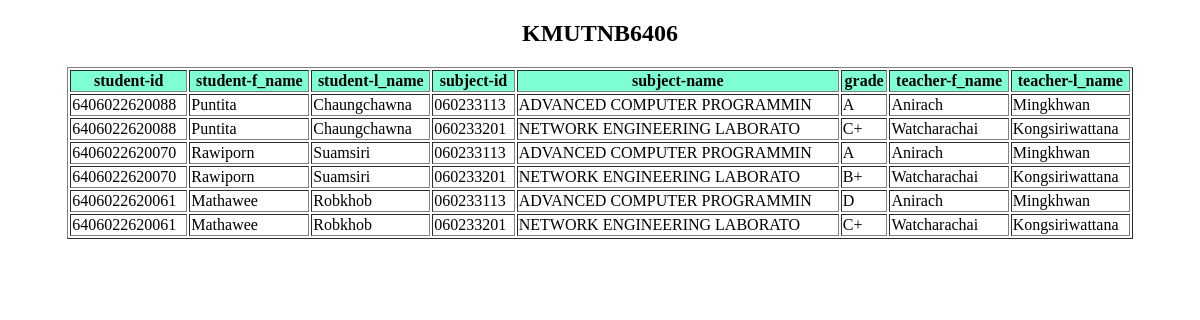
The app's page /, older data.
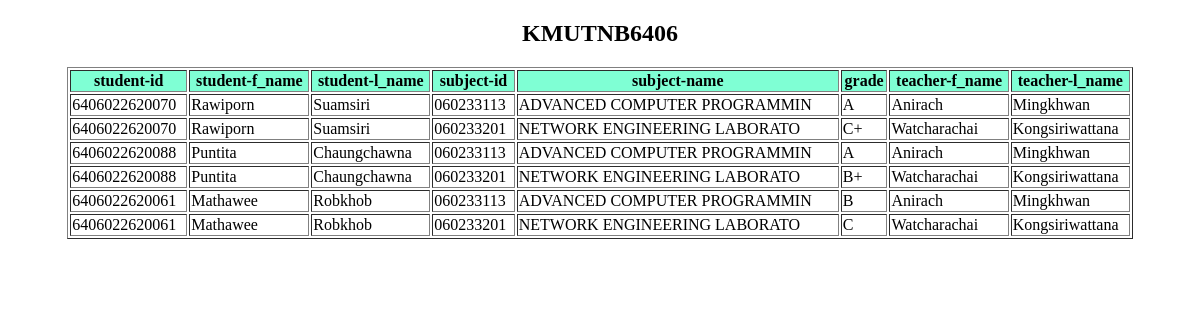
The same page, newer data.
### tables this page shows
CREATE TABLE "Registration" (
	id INTEGER NOT NULL, 
	student_id VARCHAR(13), 
	subject_id VARCHAR(15) NOT NULL, 
	year VARCHAR(4) NOT NULL, 
	semester VARCHAR(1) NOT NULL, 
	grade VARCHAR(2), 
	PRIMARY KEY (id)
);

CREATE TABLE "Students" (
	student_id VARCHAR(13), 
	f_name VARCHAR(30) NOT NULL, 
	l_name VARCHAR(30) NOT NULL, 
	e_mail VARCHAR(50) NOT NULL, 
	PRIMARY KEY (student_id)
);

CREATE TABLE "Subjects" (
	subject_id VARCHAR(15) NOT NULL, 
	subject_name VARCHAR(50) NOT NULL, 
	credit INTEGER NOT NULL, 
	teacher_id VARCHAR(3) NOT NULL, 
	PRIMARY KEY (subject_id)
);

CREATE TABLE "Teachers" (
	teacher_id VARCHAR(3), 
	f_name VARCHAR(50), 
	l_name VARCHAR(30), 
	e_mail VARCHAR(50), 
	PRIMARY KEY (teacher_id)
);

### FLASK.py (the view)
@app.route("/")
def index():
    c = sqlite3.connect('HW1.sqlite3')
    cur = c.cursor()
    cur.execute("SELECT Students.student_id , Students.f_name ,Students.l_name\
        , Subjects.subject_id , Subjects.subject_name\
        ,Registration.grade , Teachers.f_name , Teachers.l_name from Students\
        JOIN Registration\
        on Students.student_id = Registration.student_id\
        JOIN Subjects\
        on Registration.subject_id = Subjects.subject_id\
        JOIN Teachers\
        on Subjects.teacher_id = Teachers.teacher_id\
        ;")
    test = cur.fetchall()
    return render_template("index.html", test=test)

### templates/index.html (shortened to what this page needs)
<!DOCTYPE html>
<html lang="en">
<head>
</head>
<body>
    <h2><center>KMUTNB6406</center></h2>
    <table border="1" width="90%" align="center">
        <tr bgcolor="#7FFFD4">
            <th>student-id</th>
            <th>student-f_name</th>
            <th>student-l_name</th>
            <th>subject-id</th>
            <th>subject-name</th>
            <th>grade</th>
            <th>teacher-f_name</th>
            <th>teacher-l_name</th>
        </tr>
        {% for row in test %}
        <tr>
          <td>{{ row[0] }}</td>
          <td>{{ row[1] }}</td>
          <td>{{ row[2] }}</td>
          <td>{{ row[3] }}</td>
          <td>{{ row[4] }}</td>
          <td>{{ row[5] }}</td>
          <td>{{ row[6] }}</td>
          <td>{{ row[7] }}</td>
        </tr>
      {% endfor %}
      </table>
</body>
</html>

Row changes from the older to the newer data that the page shows:
changed Registration (number 1 of 6 on the later page): student_id "6406022620088" → "6406022620070"; f_name "Puntita" → "Rawiporn"; l_name "Chaungchawna" → "Suamsiri"
changed Registration (number 2 of 6 on the later page): student_id "6406022620088" → "6406022620070"; f_name "Puntita" → "Rawiporn"; l_name "Chaungchawna" → "Suamsiri"
changed Registration (number 3 of 6 on the later page): student_id "6406022620070" → "6406022620088"; f_name "Rawiporn" → "Puntita"; l_name "Suamsiri" → "Chaungchawna"
changed Registration (number 4 of 6 on the later page): student_id "6406022620070" → "6406022620088"; f_name "Rawiporn" → "Puntita"; l_name "Suamsiri" → "Chaungchawna"
changed Registration (number 5 of 6 on the later page): grade "D" → "B"
changed Registration (number 6 of 6 on the later page): grade "C+" → "C"
